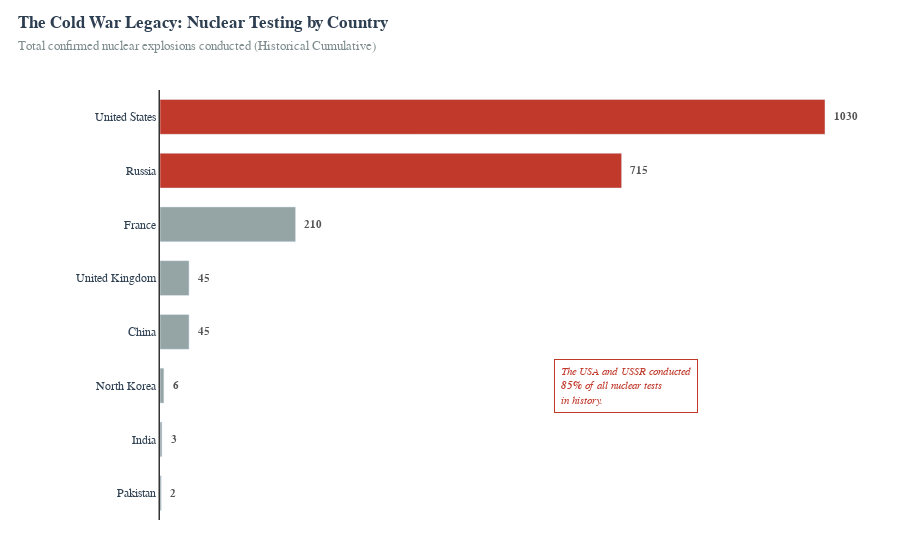

Notebook code for this chart:
### Code cell
import pandas as pd
import plotly.graph_objects as go

from const import DATA_DIR

# ============================================================
# 1. LOAD DATA
# ============================================================
file_path = DATA_DIR / "nuclear-weapons" / "number-of-nuclear-weapons-tests" / "number-of-nuclear-weapons-tests.csv"

try:
    df = pd.read_csv(file_path)
    df.columns = [c.strip() for c in df.columns]
    test_col = [c for c in df.columns if "test" in c.lower()][0]
except Exception as e:
    raise FileNotFoundError(f"File not found or error reading {file_path}: {e}")

# ============================================================
# 2. DATA PROCESSING
# ============================================================
df_country = (
    df
    .groupby("Entity")[test_col]
    .sum()
    .sort_values(ascending=True)
    .tail(8)
)

countries = df_country.index.tolist()
values = df_country.values.tolist()

# ============================================================
# 3. COLORS (IDENTICI)
# ============================================================
top_2 = countries[-2:]
colors = [
    "#c0392b" if c in top_2 else "#95a5a6"
    for c in countries
]

# ============================================================
# 4. BAR CHART
# ============================================================
fig = go.Figure()

fig.add_bar(
    x=values,
    y=countries,
    orientation="h",
    marker=dict(color=colors),
    width=0.65,
    hovertemplate="<b>%{y}</b><br>Tests: %{x}<extra></extra>"
)

# ============================================================
# 5. VALUE LABELS (A DESTRA DELLE BARRE)
# ============================================================
max_val = max(values)

for y, v in zip(countries, values):
    fig.add_annotation(
        x=v + max_val * 0.01,
        y=y,
        text=str(int(v)),
        showarrow=False,
        xanchor="left",
        yanchor="middle",
        font=dict(
            size=11,
            color="#555",
            family="Arial",
            weight="bold"
        )
    )

# ============================================================
# 6. CONTEXT ANNOTATION (85%)
# ============================================================
fig.add_annotation(
    x=max_val * 0.7,
    y=countries[2],
    text=(
        "<i>The USA and USSR conducted<br>"
        "<b>85%</b> of all nuclear tests<br>"
        "in history.</i>"
    ),
    showarrow=False,
    align="left",
    font=dict(size=11, color="#c0392b"),
    bgcolor="white",
    bordercolor="#c0392b",
    borderpad=6
)

# ============================================================
# 7. TITLES & LAYOUT
# ============================================================
fig.update_layout(
    title=dict(
        text=(
            "<b>The Cold War Legacy: Nuclear Testing by Country</b><br>"
            "<span style='font-size:13px;color:#7f8c8d;'>"
            "Total confirmed nuclear explosions conducted (Historical Cumulative)"
            "</span>"
        ),
        x=0.02,
        y=0.95,
        xanchor="left"
    ),
    # width=1000,
    # height=600,
    margin=dict(l=160, r=40, t=90, b=40),
    plot_bgcolor="white",
    paper_bgcolor="white",
    font=dict(
        family="Arial, sans-serif",
        size=12,
        color="#2c3e50"
    ),
    xaxis=dict(
        visible=False,
        fixedrange=True
    ),
    yaxis=dict(
        ticks="",
        showline=True,
        linecolor="#333",
        linewidth=1.5,
        fixedrange=True
    )
)


fig.show()

### Figure 1 — Plotly figure (JSON) as saved in the notebook; plotly's stock layout.template omitted (floating-point values rounded to 4 significant figures)
{"data": [{"hovertemplate": "<b>%{y}</b><br>Tests: %{x}<extra></extra>", "marker": {"color": ["#95a5a6", "#95a5a6", "#95a5a6", "#95a5a6", "#95a5a6", "#95a5a6", "#c0392b", "#c0392b"]}, "orientation": "h", "type": "bar", "width": 0.65, "x": [2, 3, 6, 45, 45, 210, 715, 1030], "y": ["Pakistan", "India", "North Korea", "China", "United Kingdom", "France", "Russia", "United States"]}], "layout": {"annotations": [{"font": {"color": "#555", "family": "Arial", "size": 11, "weight": "bold"}, "showarrow": false, "text": "2", "x": 12.3, "xanchor": "left", "y": "Pakistan", "yanchor": "middle"}, {"font": {"color": "#555", "family": "Arial", "size": 11, "weight": "bold"}, "showarrow": false, "text": "3", "x": 13.3, "xanchor": "left", "y": "India", "yanchor": "middle"}, {"font": {"color": "#555", "family": "Arial", "size": 11, "weight": "bold"}, "showarrow": false, "text": "6", "x": 16.3, "xanchor": "left", "y": "North Korea", "yanchor": "middle"}, {"font": {"color": "#555", "family": "Arial", "size": 11, "weight": "bold"}, "showarrow": false, "text": "45", "x": 55.3, "xanchor": "left", "y": "China", "yanchor": "middle"}, {"font": {"color": "#555", "family": "Arial", "size": 11, "weight": "bold"}, "showarrow": false, "text": "45", "x": 55.3, "xanchor": "left", "y": "United Kingdom", "yanchor": "middle"}, {"font": {"color": "#555", "family": "Arial", "size": 11, "weight": "bold"}, "showarrow": false, "text": "210", "x": 220.3, "xanchor": "left", "y": "France", "yanchor": "middle"}, {"font": {"color": "#555", "family": "Arial", "size": 11, "weight": "bold"}, "showarrow": false, "text": "715", "x": 725.3, "xanchor": "left", "y": "Russia", "yanchor": "middle"}, {"font": {"color": "#555", "family": "Arial", "size": 11, "weight": "bold"}, "showarrow": false, "text": "1030", "x": 1040.0, "xanchor": "left", "y": "United States", "yanchor": "middle"}, {"align": "left", "bgcolor": "white", "bordercolor": "#c0392b", "borderpad": 6, "font": {"color": "#c0392b", "size": 11}, "showarrow": false, "text": "<i>The USA and USSR conducted<br><b>85%</b> of all nuclear tests<br>in history.</i>", "x": 721, "y": "North Korea"}], "font": {"color": "#2c3e50", "family": "Arial, sans-serif", "size": 12}, "margin": {"b": 40, "l": 160, "r": 40, "t": 90}, "paper_bgcolor": "white", "plot_bgcolor": "white", "title": {"text": "<b>The Cold War Legacy: Nuclear Testing by Country</b><br><span style='font-size:13px;color:#7f8c8d;'>Total confirmed nuclear explosions conducted (Historical Cumulative)</span>", "x": 0.02, "xanchor": "left", "y": 0.95}, "xaxis": {"fixedrange": true, "visible": false}, "yaxis": {"fixedrange": true, "linecolor": "#333", "linewidth": 1.5, "showline": true, "ticks": ""}}}
